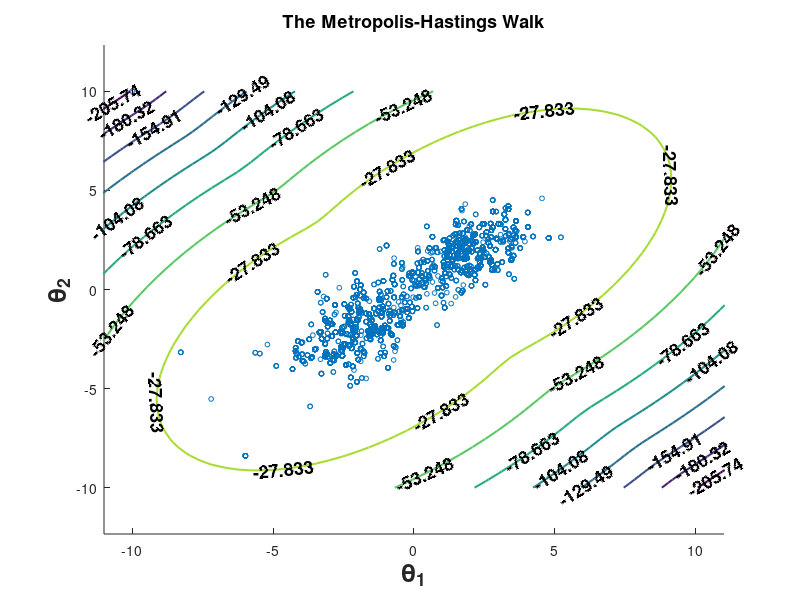
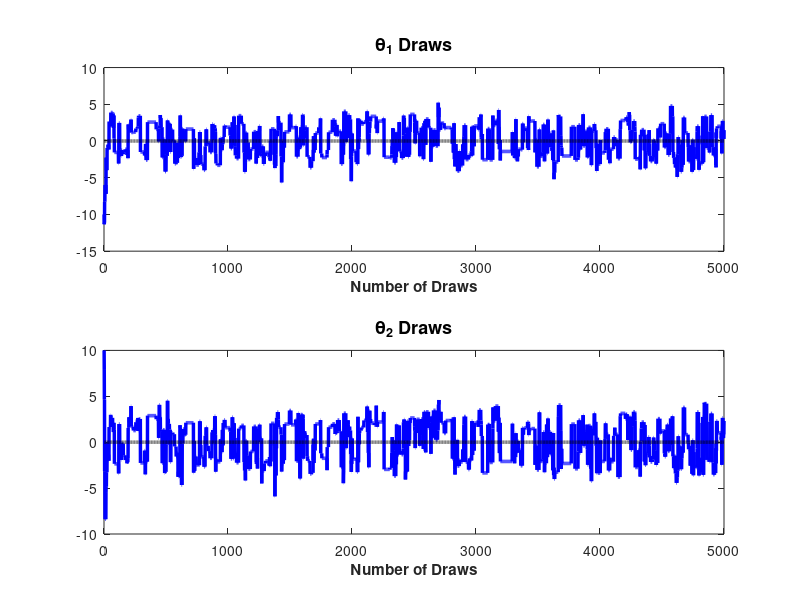
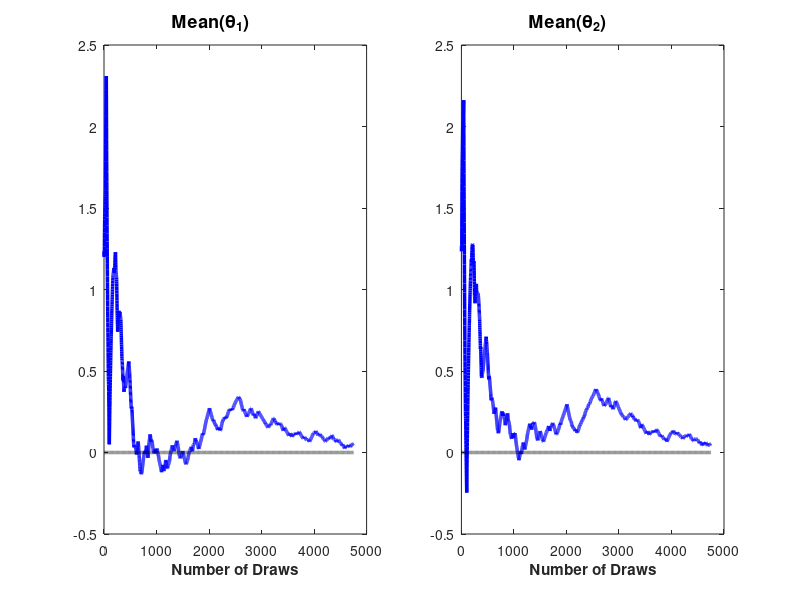
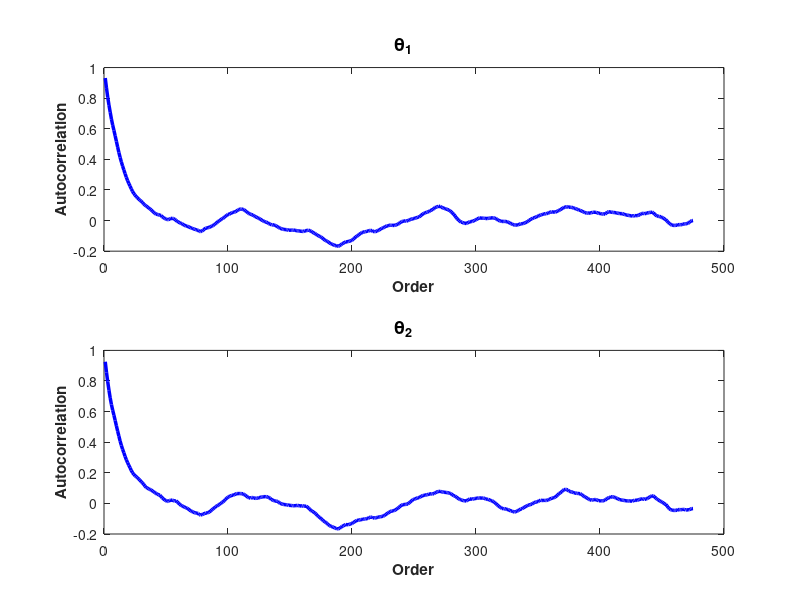

The MATLAB script that drew these images, in order:
%==========================================================================
%               METROPOLIS HASTINGS ALGORITHM                       
%
%
% Author: Luigi Bocola     lbocola@sas.upenn.edu
% Date  : 06/20/2010
%==========================================================================


%=========================================================================
%                             HOUSEKEEPING
%=========================================================================

tic
close all
clear all
clc


%=========================================================================
%                       SETTING THE PARAMETERS      
%=========================================================================
    
% Specify target distribution

Mu1    = [2,2];       % Mean of the First Density

Mu2    = [-2,-2];     % Mean of Second Density 

Sigma  = [1,0.5;0.5,1];   % Variance-Covariance Matrix

p      = 0.5;             % Mixing probability;

%%%%%%%%%%%%%%%%%%%%%%%%%%%%%%%%%%%%%%%%%%%%%%%%%%%%%%%%%%%

% Configure the Metropolis-Hastings Algo

Nsim   = 5000;            % Number of Draws for M-H algorithm

Nburn  = int32(0.05*Nsim); % Number of Draws to discart

Theta  = zeros(Nsim,2);   % Vector Collecting Draws for Theta;

Sigcand    = eye(2);      % Variance-Covariance Matrix of Candidate Density

scale      = 20;     % Scale for Candidate Density

%%%%%%%%%%%%%%%%%%%%%%%%%%%%%%%%%%%%%%%%%%%%%%%%%%%%%%%%%%%%

Theta(1,:) = [-10,10];    % Initial Value for the MH Algorithm

liki = log(p*mvnpdf(Theta(1,:),Mu1,Sigma) + (1-p)*mvnpdf(Theta(1,:),Mu2,Sigma));

accept = 0;

%=========================================================================
%                  METROPOLIS HASTINGS ALGORITHM
%=========================================================================

for i=2:Nsim
    
    % Draw from the candidate density q(theta)
    
    Thetac  = mvnrnd(Theta(i-1,:),scale*Sigcand);
    
    % Evaluate the Likelihood function at the candidate draw
    
    likic  = log(p*mvnpdf(Thetac,Mu1,Sigma) + (1-p)*mvnpdf(Thetac,Mu2,Sigma));
    
    % Calculate Acceptance Probability
    
    a      = min(1,exp(likic-liki));

    u      = rand(1);
    
    if u<=a
        Theta(i,:) = Thetac;
        liki       = likic;
        accept     = accept+1;
        % Rate of Acceptance of Candidate Draws
        acceptancerate = accept/i;    
    else
        Theta(i,:) = Theta(i-1,:);
    end
        
end

%=========================================================================
%                   THE METROPOLIS-HASTINGS "WALK"
%=========================================================================

% Generating the Likelihood Contours

u1  = max(abs(Theta(:,1)));
u2  = max(abs(Theta(:,2)));

Th1 = linspace(-u1,u1,50);
Th2 = linspace(-u2,u2,50);
Z   = zeros(50,50);

for j=1:50
    for i=1:50
      Z(i,j)= log(p*mvnpdf([Th1(j),Th2(i)],Mu1,Sigma) + ...     %multivariate normal sample 50개 
              (1-p)*mvnpdf([Th1(j),Th2(i)],Mu2,Sigma));     %
    end
end
% (i, j)th component of Z 는 [Th1(j),Th2(i)] 에서 온 likelihood를 계산  

figure('Position',[20,20,900,600],'Name','The Metropolis-Hastings "Walk"','Color','w')

scatter(Theta(:,1),Theta(:,2),12), hold on
[C]= contour(Th1,Th2,Z,8,'LineWidth',1.5); 
xlim([-u2-1,u2+1])
ylim([-u1-1,u1+1])
xlabel('\theta_{1}','FontSize',18,'FontWeight','bold')    
ylabel('\theta_{2}','FontSize',18,'FontWeight','bold')
clabel(C,'FontSize',13,'FontWeight','bold')
title('The Metropolis-Hastings Walk','FontSize',13,'FontWeight','bold');


%=========================================================================
%                         PLOTTING THE DRAWS
%=========================================================================


pnames = strvcat( '\theta_{1} Draws','\theta_{2} Draws');

figure('Position',[20,20,900,600],'Name','Metropolis-Hastings Draws','Color','w')

trueval(:,1) = (p*Mu1(1)+(1-p)*Mu2(1))*ones(Nsim,1);    % True Value for the mean  of Theta1

trueval(:,2) = (p*Mu1(2)+(1-p)*Mu2(2))*ones(Nsim,1);

for i=1:2
subplot(2,1,i), plot(Theta(:,i),'LineStyle','-','Color','b',...
        'LineWidth',2.5), hold on
    plot(trueval(:,i),'LineStyle',':','Color','black',...
        'LineWidth',2.5);
xlabel('Number of Draws','FontWeight','bold')    
title(pnames(i,:),'FontSize',13,'FontWeight','bold');
end


%=========================================================================
%                         CUMULATIVE MEANS
%=========================================================================
Theta      = Theta(Nburn:end,:);
[Nsim,o]   = size(Theta);

rmean = zeros(Nsim,2);     % Vector Collecting Cumulative Means
rvar1 = zeros(Nsim,1);     % Vector Collecting Cumulative Variance of Theta1
rcov  = zeros(Nsim,1);     % Vector Collecting Cumulative Covariance of draws

for i=1:Nsim
    
    rmean(i,:) = mean([Theta(1:i,1),Theta(1:i,2)]);
    A          = cov(Theta(1:i,1),Theta(1:i,2));
    rvar1(i,:) = A(2,2);
    rcov (i,:) = A(1,2);

end

Stat           = [rmean,rvar1,rcov];  

truevalue(:,1) = (p*Mu1(1)+(1-p)*Mu2(1))*ones(Nsim,1);    

truevalue(:,2) = (p*Mu1(2)+(1-p)*Mu2(2))*ones(Nsim,1);

truevalue(:,3) = Sigma(1,1)*ones(Nsim,1);

truevalue(:,4) = Sigma(1,2)*ones(Nsim,1);


pnames = strvcat( 'Mean(\theta_{1})','Mean(\theta_{2})',...
                  'Var(\theta_{1})','Cov(\theta_{1},\theta_{2})');

figure('Position',[20,20,900,600],'Name','Cumulative Means','Color','w')

for i=1:2
subplot(1,2,i), plot(Stat(:,i),'LineStyle','-','Color','b',...
        'LineWidth',2.5), hold on
    plot(truevalue(:,i),'LineStyle',':','Color','black',...
        'LineWidth',2.5);
xlabel('Number of Draws','FontWeight','bold')    
title(pnames(i,:),'FontSize',13,'FontWeight','bold');
end

%=========================================================================
%                     AUTOCORRELATION OF DRAWS
%=========================================================================

ACmax     = int16(0.10*Nsim);

Thetadev  = [Theta(:,1)-mean(Theta(:,1)),Theta(:,2)-mean(Theta(:,2))];

Thetadev2 = [Theta(:,1).^(2) - mean(Theta(:,1).^(2)),Theta(:,2).^(2) - ...
            mean(Theta(:,2).^(2))]; 

tdev      = [Thetadev,Thetadev2];

Autocorr  = zeros(ACmax,4);

for j=1:4
    for i=1:ACmax
 
   Autocorr(i,j) = ((tdev(1:Nsim-i,j)'*tdev(1:Nsim-i,j))^(-1))*...
                   tdev(1:Nsim-i,j)'*tdev(1+i:Nsim,j);

    end
end

pnames = strvcat( '\theta_{1}','\theta_{2}',...
                  '\theta^{2}_{1}','\theta^{2}_{2}');

figure('Position',[20,20,900,600],'Name','Autocorrelation','Color','w')

for i=1:2
subplot(2,1,i), plot(Autocorr(:,i),'LineStyle','-','Color','b',...
        'LineWidth',2.5), hold on
xlabel('Order','FontWeight','bold') 
ylabel('Autocorrelation','FontWeight','bold') 
title(pnames(i,:),'FontSize',13,'FontWeight','bold');
end

elapsedtime=toc;